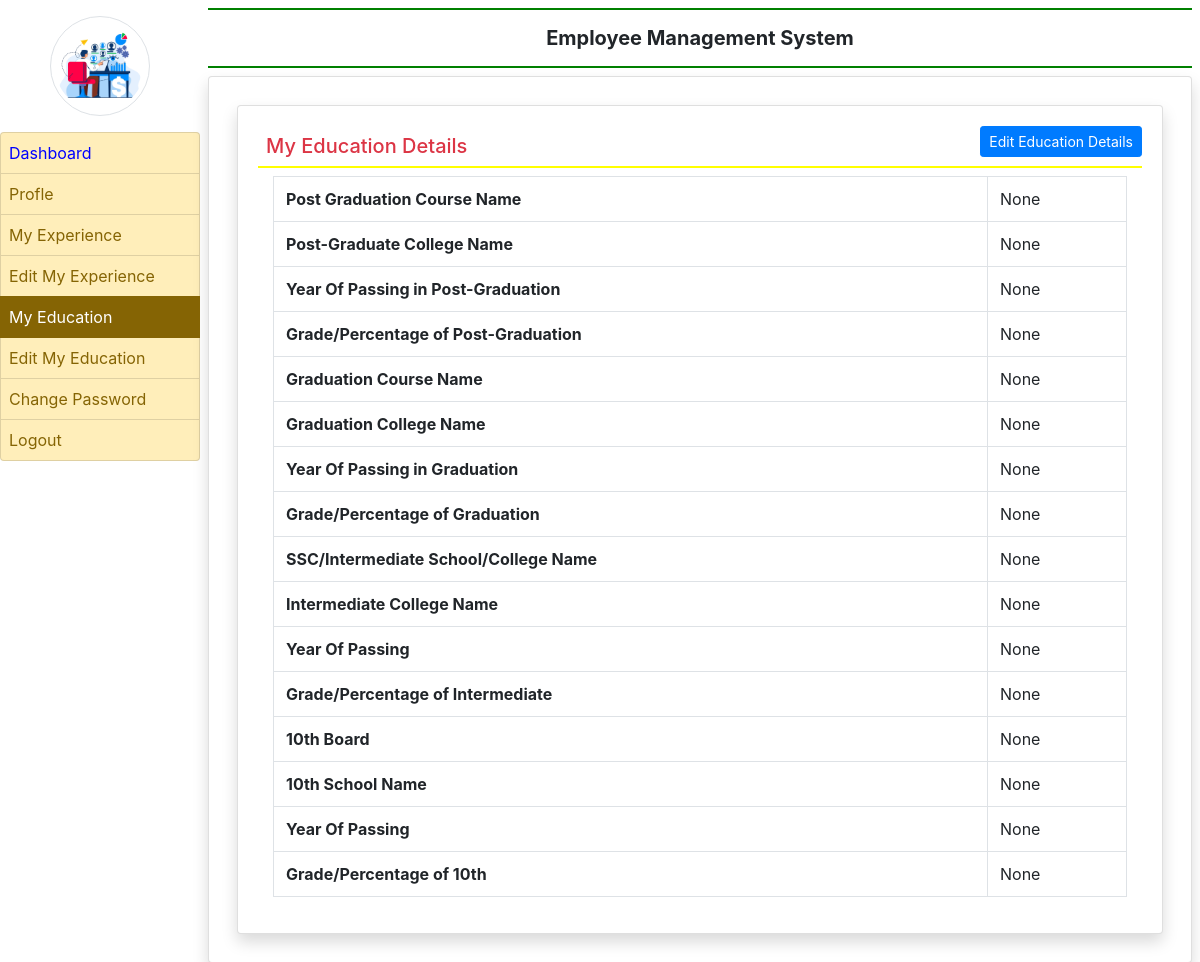
The app's page /my_education/ (signed in) with its own data.
### app/models.py (models this page shows, shortened)
class EmployeeEducation(models.Model):
    user = models.ForeignKey(User,on_delete=models.CASCADE)
    coursepg = models.CharField(max_length=100,null=True)
    schoolclgpg = models.CharField(max_length=200,null=True)
    yearofpassingpg = models.CharField(max_length=20,null=True)
    percentagepg = models.CharField(max_length=30,null=True)
    coursegra = models.CharField(max_length=100,null=True)
    schoolclggra = models.CharField(max_length=200,null=True)
    yearofpassinggra = models.CharField(max_length=20,null=True)
    percentagegra = models.CharField(max_length=30,null=True)
    coursessc = models.CharField(max_length=100,null=True)
    schoolclgssc = models.CharField(max_length=200,null=True)
    yearofpassingssc = models.CharField(max_length=20,null=True)
    percentagessc = models.CharField(max_length=30,null=True)
    coursehsc = models.CharField(max_length=100,null=True)
    schoolclghsc = models.CharField(max_length=200,null=True)
    yearofpassinghsc = models.CharField(max_length=20,null=True)
    percentagehsc = models.CharField(max_length=30,null=True)

### app/views.py (the view)
# urls.py: path('my_education/',my_education, name='my_education'),
def my_education(request):
    if not request.user.is_authenticated:
        return redirect('emp_login')
    user = request.user
    education = EmployeeEducation.objects.get(user=user)
    return render(request, 'my_education.html',locals())

### app/templates/my_education.html
{% extends "emp_base.html" %}
{% block main %}
<div class="card shadow m-2">
    <div class="card-body">
        <a href="{% url 'edit_myexperience' %}" class="btn btn-primary float-right btn-sm">Edit Education Details</a>
        <h5 class="p-2 text-danger" style="border-bottom : 2px solid yellow">My Education Details</h5>
        <div class="container-fluid">
            <table class="table table-bordered">
                <tr>
                    <th>Post Graduation Course Name</th>
                    <td>{{education.coursepg}}</td>
                </tr>
                <tr>
                    <th>Post-Graduate College Name</th>
                    <td>{{education.schoolclgpg}}</td>
                </tr>
                <tr>
                    <th>Year Of Passing in Post-Graduation</th>
                    <td>{{education.yearofpassingpg}}</td>
                </tr>
                <tr>
                    <th>Grade/Percentage of Post-Graduation</th>
                    <td>{{education.percentagepg}}</td>
                </tr>
                <tr>
                    <th>Graduation Course Name</th>
                    <td>{{education.coursegra}}</td>
                </tr>
                <tr>
                    <th>Graduation College Name</th>
                    <td>{{education.schoolclggra}}</td>
                </tr>
                <tr>
                    <th>Year Of Passing in Graduation</th>
                    <td>{{education.yearofpassinggra}}</td>
                </tr>
                <tr>
                    <th>Grade/Percentage of Graduation</th>
                    <td>{{education.percentagegra}}</td>
                </tr>
                <tr>
                    <th>SSC/Intermediate School/College Name</th>
                    <td>{{education.coursessc}}</td>
                </tr>
                <tr>
                    <th>Intermediate College Name</th>
                    <td>{{education.schoolclgssc}}</td>
                </tr>
                <tr>
                    <th>Year Of Passing</th>
                    <td>{{education.yearofpassingssc}}</td>
                </tr>
                <tr>
                    <th>Grade/Percentage of Intermediate</th>
                    <td>{{education.percentagessc}}</td>
                </tr>
                <tr>
                    <th>10th Board</th>
                    <td>{{education.coursessc}}</td>
                </tr>
                <tr>
                    <th>10th School Name</th>
                    <td>{{education.schoolclghsc}}</td>
                </tr>
                <tr>
                    <th>Year Of Passing</th>
                    <td>{{education.yearofpassinghsc}}</td>
                </tr>
                <tr>
                    <th>Grade/Percentage of 10th</th>
                    <td>{{education.percentagehsc}}</td>
                </tr>
            </table>
        </div>
    </div>
</div>
{% endblock %}

### records on screen
EmployeeEducation: coursepg "None", schoolclgpg "None", yearofpassingpg "None", percentagepg "None", coursegra "None", schoolclggra "None", yearofpassinggra "None", percentagegra "None", coursessc "None", schoolclgssc "None", yearofpassingssc "None", percentagessc "None", schoolclghsc "None", yearofpassinghsc "None", percentagehsc "None"
